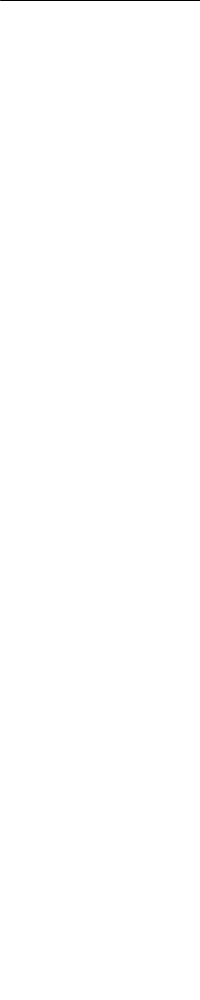
Frame 1 (no input)
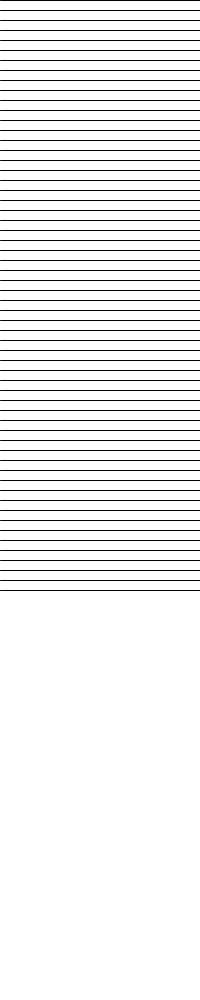
Frame 60 (the mouse pressed at the canvas centre just before this capture)
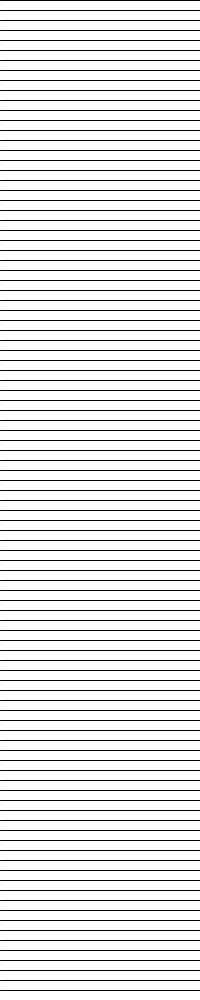
Frame 120 (the mouse held since frame 60 and released just before this capture)

The Processing sketch that drew these frames (run headless with seeded random() and noise(); from frame 60 on, the mouse is pressed at the canvas centre):

// Processing sketch: exercise___line_loop_nedaf__draw_
// ── exercise___line_loop_nedaf__draw_.pde
int y = 0;
void setup() {
size(200, 1000);
background(255);
frameRate(60);
}
void draw() {
// Draw a line
stroke(0);
line(0, y, width, y);
// Increment y
y += 10;
}
